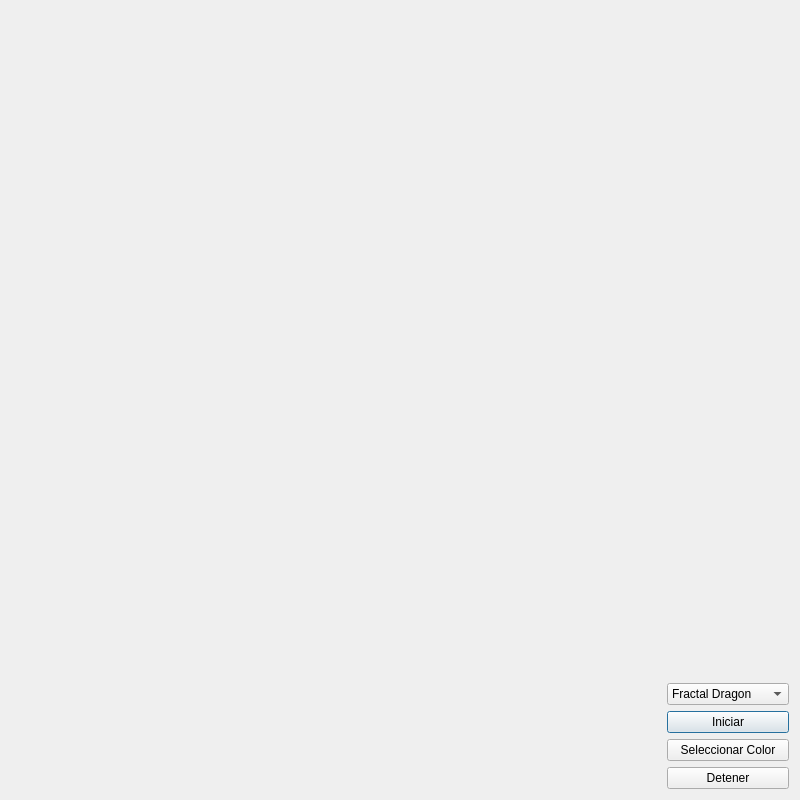
<?xml version="1.0" encoding="UTF-8"?>
<ui version="4.0">
 <class>Dialog</class>
 <widget class="QDialog" name="Dialog">
  <property name="geometry">
   <rect>
    <x>0</x>
    <y>0</y>
    <width>800</width>
    <height>800</height>
   </rect>
  </property>
  <property name="windowTitle">
   <string>Dialog</string>
  </property>
  <layout class="QGridLayout" name="gridLayout">
   <item row="0" column="1">
    <spacer name="verticalSpacer">
     <property name="orientation">
      <enum>Qt::Vertical</enum>
     </property>
     <property name="sizeHint" stdset="0">
      <size>
       <width>20</width>
       <height>517</height>
      </size>
     </property>
    </spacer>
   </item>
   <item row="1" column="1">
    <layout class="QVBoxLayout" name="verticalLayout">
     <item>
      <widget class="QComboBox" name="comboBox">
       <item>
        <property name="text">
         <string>Fractal Dragon</string>
        </property>
       </item>
       <item>
        <property name="text">
         <string>Fractal Arabesco</string>
        </property>
       </item>
      </widget>
     </item>
     <item>
      <widget class="QPushButton" name="pushButton_2">
       <property name="text">
        <string>Iniciar</string>
       </property>
      </widget>
     </item>
     <item>
      <widget class="QPushButton" name="pushButton_3">
       <property name="text">
        <string>Seleccionar Color</string>
       </property>
      </widget>
     </item>
     <item>
      <widget class="QPushButton" name="pushButton">
       <property name="text">
        <string>Detener</string>
       </property>
      </widget>
     </item>
    </layout>
   </item>
   <item row="1" column="0">
    <spacer name="horizontalSpacer">
     <property name="orientation">
      <enum>Qt::Horizontal</enum>
     </property>
     <property name="sizeHint" stdset="0">
      <size>
       <width>382</width>
       <height>20</height>
      </size>
     </property>
    </spacer>
   </item>
  </layout>
 </widget>
 <resources/>
 <connections/>
</ui>
